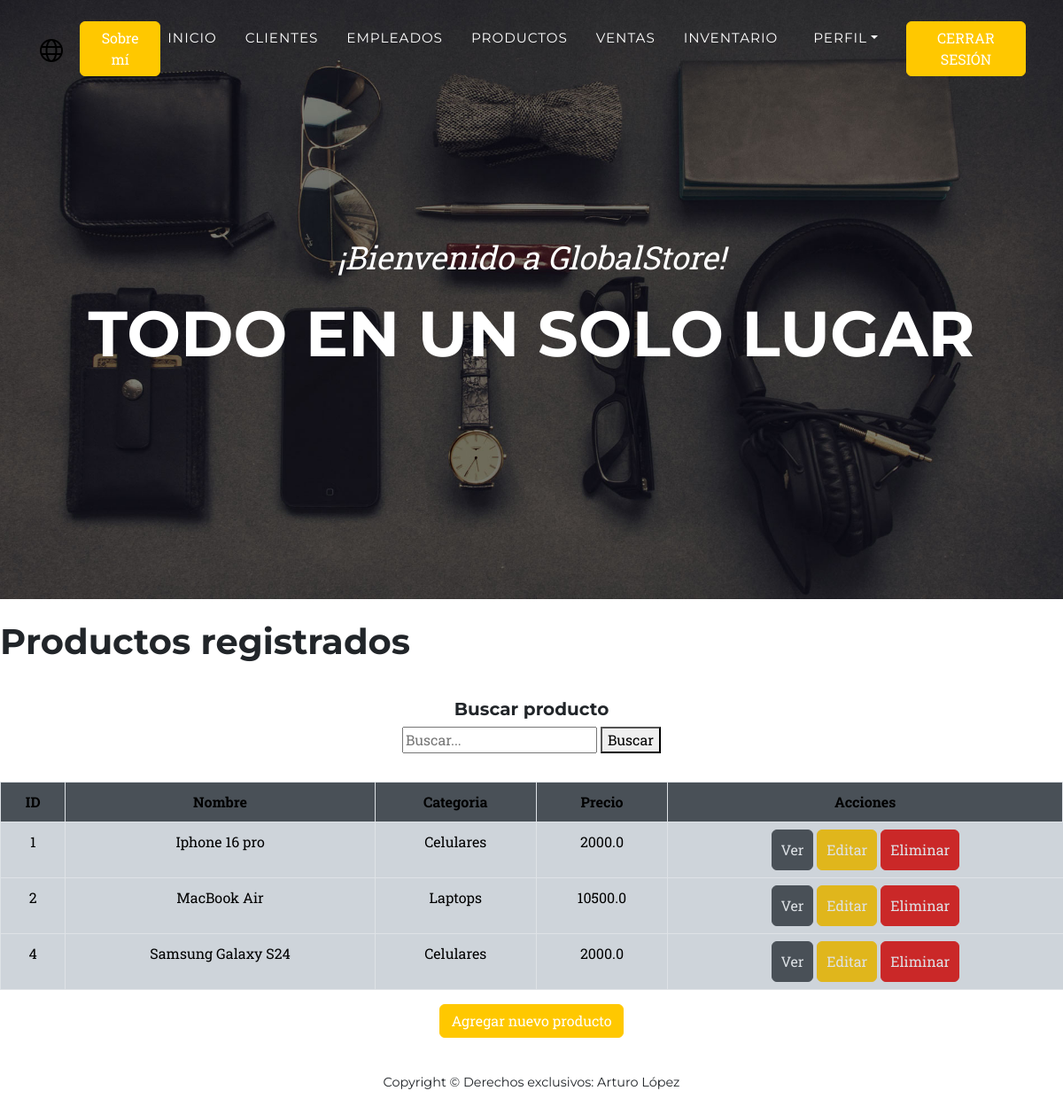
The app's page /info_app/productos/ (signed in), older data.
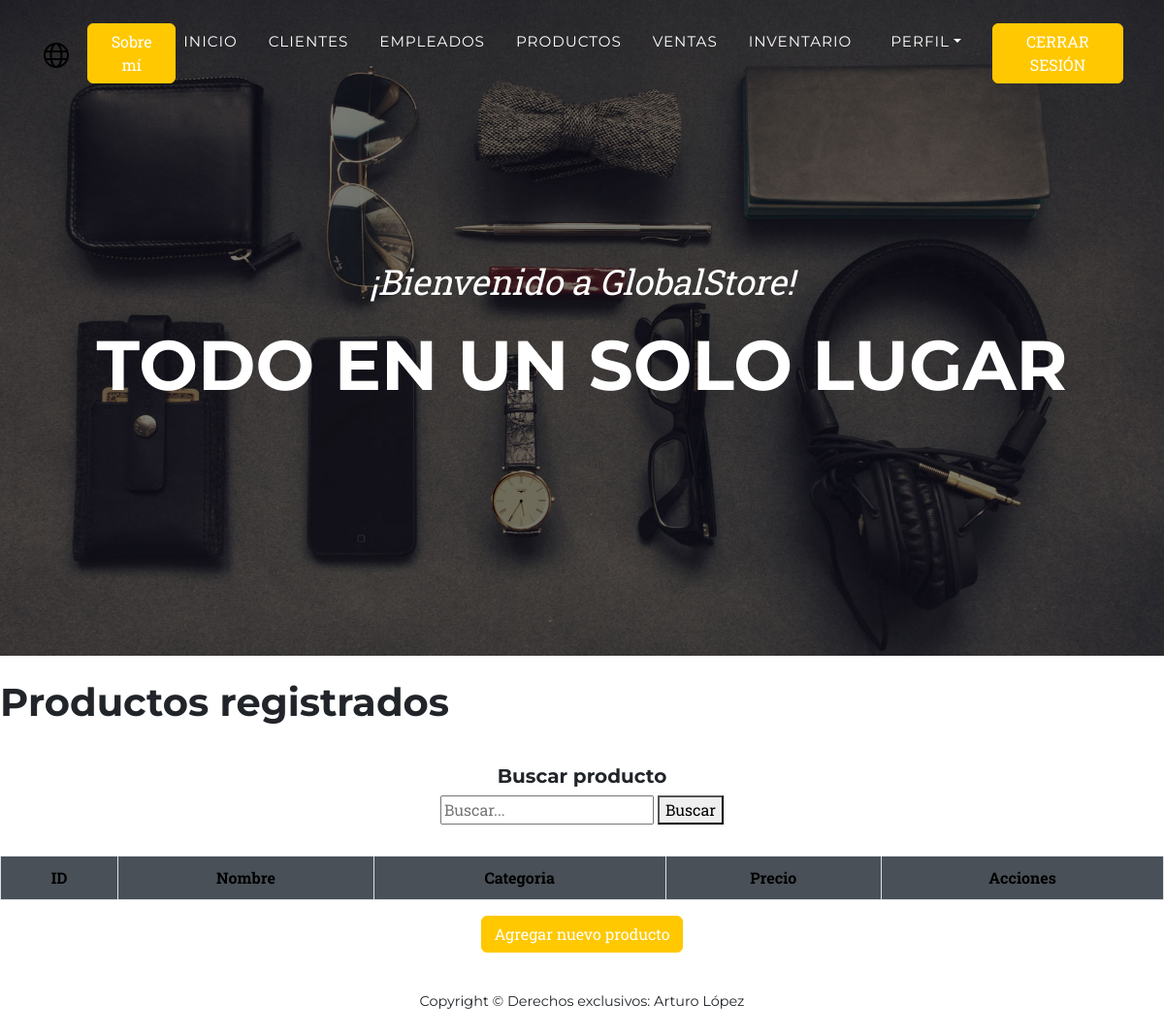
The same page, newer data.
### info_app/models.py (models this page shows)
class Producto(models.Model):
    nombre=models.CharField(max_length=100)
    categoria=models.CharField(max_length=30)
    precio=models.FloatField()
    descripcion=models.CharField(max_length=200)

### info_app/views.py (the view)
# urls.py: path('productos/',productos,name="productos"),
@login_required(login_url='login')
def productos(request):
    query=request.GET.get("q")
    if query:
        producto=Producto.objects.filter(Q(nombre__icontains=query) |
                                        Q(categoria__icontains=query) )
    else:
        producto=Producto.objects.all()
    contexto={"producto":producto}
    return render(request,"info_app/productos.html",contexto)

### info_app/templates/info_app/productos.html (shortened to what this page needs)
{% extends 'info_app/base.html' %}
{% load static %}
{% block content %}
<br>
<h1>Productos registrados</h1>
<br>
<h5 class="text-center mt-2">Buscar producto</h5>
<div class="d-flex flex-column align-items-center mb-2">
<form action="" method="GET">
<input type="text" name="q" placeholder="Buscar..." required>
<button type="submit">Buscar</button>
</form>
<br>
    <table class="text-center mt-2 table" style="width: 100%; border-collapse: collapse;">
        <thead>
            <tr style="background-color: #495057; color: #000f; text-align: center;">
                <th scope="col" style="padding: 10px; border: 1px solid #dee2e6;">ID</th>
                <th scope="col" style="padding: 10px; border: 1px solid #dee2e6;">Nombre</th>
                <th scope="col" style="padding: 10px; border: 1px solid #dee2e6;">Categoria</th>
                <th scope="col" style="padding: 10px; border: 1px solid #dee2e6;">Precio</th>
                <th scope="col" style="padding: 10px; border: 1px solid #dee2e6;">Acciones</th>
            </tr>
        </thead>
        <tbody>
            {% for i in producto %}
            <tr style="background-color: #ced4da; color: #000; text-align: center;">
                <td style="padding: 10px; border: 1px solid #dee2e6;">{{ i.id }}</td>
                <td style="padding: 10px; border: 1px solid #dee2e6;">{{ i.nombre }}</td>
                <td style="padding: 10px; border: 1px solid #dee2e6;">{{ i.categoria }}</td>
                <td style="padding: 10px; border: 1px solid #dee2e6;">{{ i.precio }}</td>
                <td>
                    {% if user.is_superuser %}
                        <a style="background-color:#495057;color: #dee2e6; padding: 10px; border: 1px solid #495057;" class="btn" href="{% url 'ver_producto' i.id %}">Ver </a>
                        <a style="background-color:#e0b61c;color: #dee2e6; padding: 10px; border: 1px solid #e0b61c;" class="btn" href="{% url 'editar_producto' i.id %}">Editar </a>
                        <a style="background-color:#ca2828;color: #dee2e6; padding: 10px; border: 1px solid #ca2828;" class="btn" href="{% url 'eliminar_producto' i.id %}">Eliminar </a>
                    {% else %}
                        <a style="background-color:#495057;color: #dee2e6; padding: 10px; border: 1px solid #495057;" class="btn" href="{% url 'ver_producto' i.id %}">Ver </a>
                    {% endif %}
                </td>
            </tr>
            {% endfor %}
        </tbody>
    </table>
    {% if user.is_staff %}
    <a class="btn btn-primary" href="{% url 'formulario_producto' %}">Agregar nuevo producto</a>
    {% endif %}
</div>
{% endblock content %}

Row changes from the older to the newer data that the page shows:
removed Producto: id "1", nombre "Iphone 16 pro", categoria "Celulares", precio "2000.0"
removed Producto: id "2", nombre "MacBook Air", categoria "Laptops", precio "10500.0"
removed Producto: id "4", nombre "Samsung Galaxy S24", categoria "Celulares", precio "2000.0"
